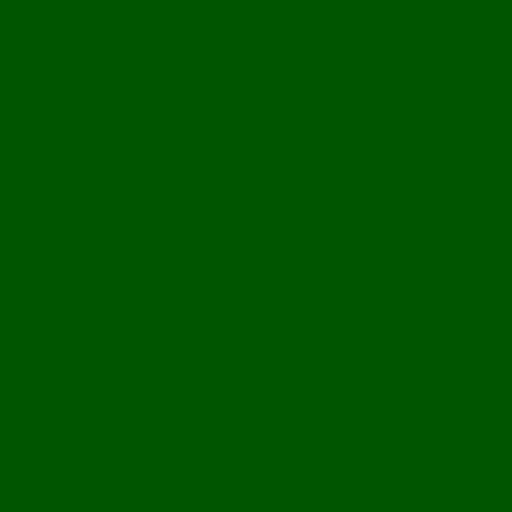
#> input picture keras_ssd/hai/back1024.png, 1024 x 1024 px (shown at 1/2 size)
$ python create_image.py
#> lines starting #> are read from the running program, lines starting #| are printed output that depends on the picture
import cv2
import glob
from datetime import datetime
import random
import xml.etree.ElementTree as ET
import numpy as np
import concurrent.futures

###パラメータ設定ここから

#牌画像があるディレクトリ
img_dir="hai"
#背景画像パス
backimg_dir = "hai/back1024.png"

back_size = 512
hai_size_wari = 1

#画像出力先パス
outputimagepath="PASCAL_VOC/outputimage/"

#xml出力先パス
outputxmlpath="PASCAL_VOC/outputxml/"

#作成画像枚数
repeattimes=50000

#ファイル保存用の時刻
time = datetime.strftime(datetime.now(), "%Y-%m-%d-%H-%M-%S")

#牌の画像ファイル名一覧
img_path_list=[]
img_path_list = glob.glob(img_dir+"/*/Resized/*.jpg", recursive=True)
#img_path_list += glob.glob(img_dir+"/**/*.png", recursive=True)

#背景読み込み&リサイズ
back_img1 = cv2.imread(backimg_dir)
#> back_img1 is the input picture: shape (1024, 1024, 3); mean B, G, R 0, 85, 0
back_img1 = cv2.resize(back_img1, (back_size, back_size))
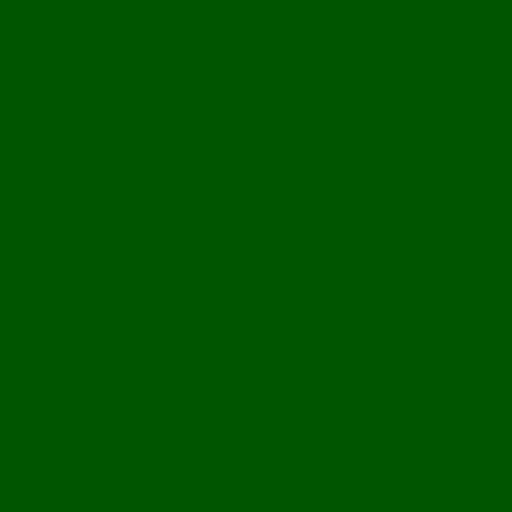
#> back_img1: shape (512, 512, 3); mean B, G, R 0, 85, 0

img_list = []
piemaxx = 0
piemaxy = 0
for img_path in img_path_list:
    #読み込み
    im = cv2.imread(img_path)
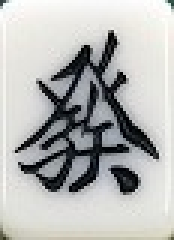
#> input picture keras_ssd/hai/jihai/Resized/hatsu.jpg, 58 x 80 px (shown 3 times larger)
#> im is the input picture: shape (80, 58, 3); mean B, G, R 180.4, 182, 181.2
    #リサイズ
    #im = cv2.resize(im, (int(im.shape[1]/hai_size_wari), int(im.shape[0]/hai_size_wari)))
    #画像の名前を取り出し
    #name = img_path.split("\\")[-1].split(".")[0] #windows
    name = img_path.split("/")[-1].split(".")[0] #linux
    if (not "_" in name) or (name[-1] == "a"):
        #リストに追加
        img_list.append([name , im])
        if piemaxx < im.shape[1]:
            piemaxx = im.shape[1]
#> piemaxx = 58
        if piemaxy < im.shape[0]:
            piemaxy = im.shape[0]
#> piemaxy = 80

def img_paste(back_img, paste_img, x1, y1):
    #x1,y1 貼り付け画像の左上の座標？
    #x2,y2 貼り付け画像の右下の座標？
    x2 = x1 + paste_img.shape[1]
    y2 = y1 + paste_img.shape[0]
    #貼り付け
#> (the run stopped early here; a loop or call above may not have finished)
